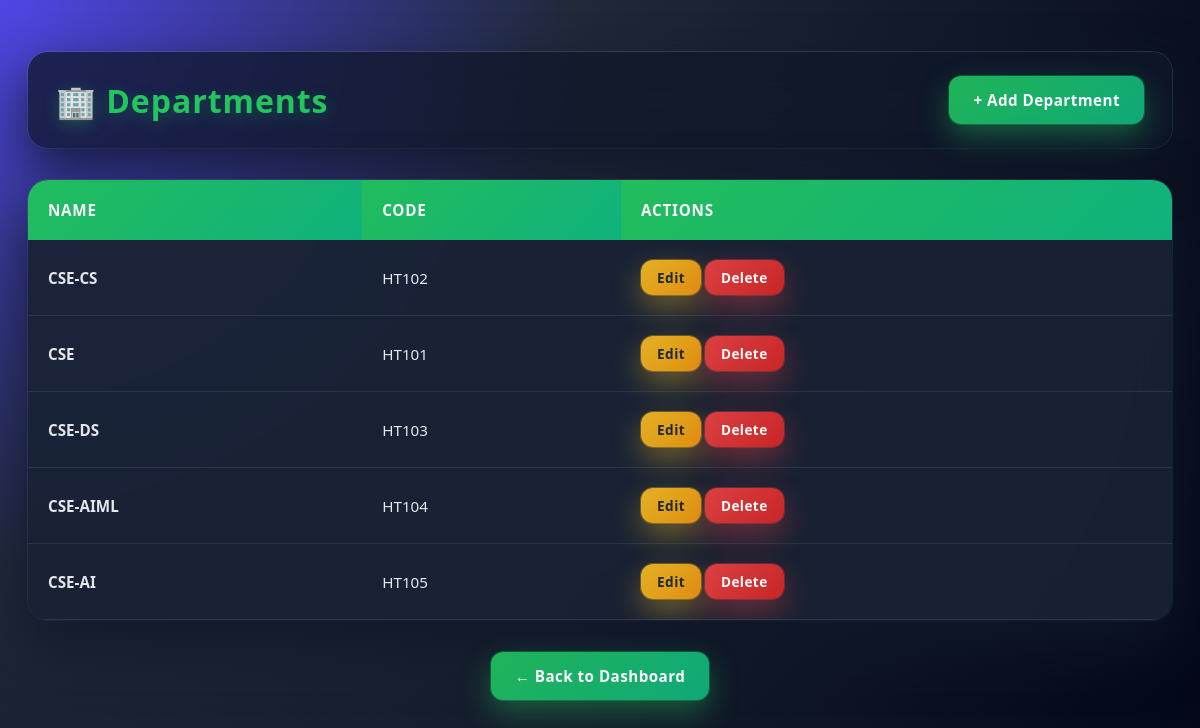
Screenshot of /departments/ with the database file from the repository.
### app1/models.py (models this page shows, shortened)
class Department(models.Model):
    name = models.CharField(max_length=100)
    code = models.CharField(max_length=10, unique=True)

### app1/views.py (the view)
# urls.py: path('departments/', views.department_list, name='department_list'),
def department_list(request):
    departments = Department.objects.all()
    return render(request, 'frontend_app1/department_list.html', {'departments': departments})

### templates/frontend_app1/department_list.html (shortened to what this page needs)
<!DOCTYPE html>
<html lang="en">
<head>
</head>
<body>
    <div class="container">
        <div class="header">
            <h1>🏢 Departments</h1>
            <a href="{% url 'department_create' %}" class="btn btn-primary">+ Add Department</a>
        </div>
        <div class="table-container">
            <table>
                <thead>
                    <tr>
                        <th>Name</th>
                        <th>Code</th>
                        <th>Actions</th>
                    </tr>
                </thead>
                <tbody>
                    {% for department in departments %}
                    <tr>
                        <td><strong>{{ department.name }}</strong></td>
                        <td>{{ department.code }}</td>
                        <td class="actions">
                            <a href="{% url 'department_update' department.id %}" class="btn btn-small btn-warning">Edit</a>
                            <a href="{% url 'department_delete' department.id %}" class="btn btn-small btn-danger">Delete</a>
                        </td>
                    </tr>
                    {% empty %}
                    <tr>
                        <td colspan="4" style="text-align: center; padding: 40px; color: #666;">No departments found. <a href="{% url 'department_create' %}">Create one now!</a></td>
                    </tr>
                    {% endfor %}
                </tbody>
            </table>
        </div>
        <div style="text-align: center; margin-top: 30px;">
            <a href="{% url 'dashboard' %}" class="btn btn-primary">← Back to Dashboard</a>
        </div>
    </div>
</body>
</html>

### templates/frontend_app1/department_list.html (style rules this page uses)
* { margin: 0; padding: 0; box-sizing: border-box; }
body { font-family: 'Segoe UI', Tahoma, Geneva, Verdana, sans-serif; min-height: 100vh; background: radial-gradient(circle at top left, #4f46e5 0%, #1f2937 40%, #020617 100%); color: #0f172a; padding: 20px 0; }
.container { max-width: 1200px; width: 100%; margin: 0 auto; padding: 32px 28px; }
.header { display: flex; justify-content: space-between; align-items: center; margin-bottom: 32px; background: rgba(15, 23, 42, 0.75); border-radius: 20px; padding: 24px 28px; box-shadow: 0 20px 50px rgba(15, 23, 42, 0.85), 0 0 0 1px rgba(148, 163, 184, 0.25); backdrop-filter: blur(20px); }
.header h1 { color: #22c55e; font-size: 2rem; font-weight: 700; letter-spacing: 0.03em; text-shadow: 0 4px 16px rgba(34, 197, 94, 0.3); }
.btn { display: inline-flex; align-items: center; gap: 8px; padding: 14px 24px; border: none; border-radius: 12px; font-size: 0.95rem; font-weight: 600; letter-spacing: 0.03em; text-decoration: none; cursor: pointer; transition: all 0.25s ease; backdrop-filter: blur(12px); }
.btn-primary { background: linear-gradient(135deg, rgba(34, 197, 94, 0.9), rgba(16, 185, 129, 0.9)); color: #f9fafb; box-shadow: 0 12px 30px rgba(34, 197, 94, 0.4), 0 0 0 1px rgba(34, 197, 94, 0.3); }
.btn-warning { background: linear-gradient(135deg, rgba(251, 191, 36, 0.9), rgba(245, 158, 11, 0.9)); color: #1f2937; box-shadow: 0 12px 30px rgba(251, 191, 36, 0.4), 0 0 0 1px rgba(251, 191, 36, 0.3); }
.btn-danger { background: linear-gradient(135deg, rgba(239, 68, 68, 0.9), rgba(220, 38, 38, 0.9)); color: #f9fafb; box-shadow: 0 12px 30px rgba(239, 68, 68, 0.4), 0 0 0 1px rgba(239, 68, 68, 0.3); }
.btn-small { padding: 8px 16px; font-size: 0.85rem; }
.table-container { background: rgba(15, 23, 42, 0.85); border-radius: 20px; overflow: hidden; box-shadow: 0 24px 60px rgba(15, 23, 42, 0.9), 0 0 0 1px rgba(148, 163, 184, 0.2); backdrop-filter: blur(22px); margin-bottom: 32px; }
table { width: 100%; border-collapse: collapse; background: rgba(30, 41, 59, 0.6); }
th { background: linear-gradient(135deg, rgba(34, 197, 94, 0.95), rgba(16, 185, 129, 0.95)); color: #f9fafb; padding: 20px; text-align: left; font-weight: 600; font-size: 0.95rem; letter-spacing: 0.05em; text-transform: uppercase; }
td { padding: 20px; color: #e5e7eb; border-bottom: 1px solid rgba(148, 163, 184, 0.15); font-size: 0.95rem; }
tr { transition: all 0.2s ease; }
.actions { white-space: nowrap; }
.container > div:last-child { text-align: center; }

### rows the page displays
Department: name "CSE-CS", code "HT102"
Department: name "CSE", code "HT101"
Department: name "CSE-DS", code "HT103"
Department: name "CSE-AIML", code "HT104"
Department: name "CSE-AI", code "HT105"
